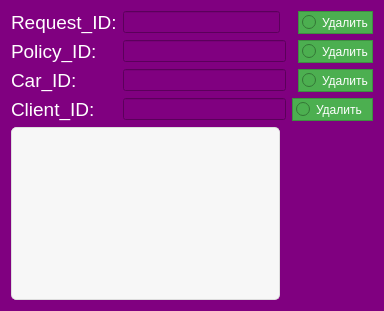
<?xml version="1.0" encoding="UTF-8"?>
<ui version="4.0">
 <class>Dialog</class>
 <widget class="QDialog" name="Dialog">
  <property name="geometry">
   <rect>
    <x>0</x>
    <y>0</y>
    <width>384</width>
    <height>311</height>
   </rect>
  </property>
  <property name="windowTitle">
   <string>Dialog</string>
  </property>
  <property name="styleSheet">
   <string notr="true">background-color:purple;</string>
  </property>
  <layout class="QGridLayout" name="gridLayout">
   <item row="0" column="0">
    <widget class="QLabel" name="label_7">
     <property name="text">
      <string>&lt;html&gt;&lt;head/&gt;&lt;body&gt;&lt;p&gt;&lt;span style=&quot; font-size:14pt; color:#ffffff;&quot;&gt;Request_ID:&lt;/span&gt;&lt;/p&gt;&lt;/body&gt;&lt;/html&gt;</string>
     </property>
    </widget>
   </item>
   <item row="0" column="4">
    <widget class="QRadioButton" name="radioButton_2">
     <property name="styleSheet">
      <string notr="true">font: 12pt &quot;MS Shell Dlg 2&quot;;
 background-color: #4CAF50;
  color: #FFFFFF;
  border: 1px solid #3E8E41;
  text-align: center; /* Alignement horizontal */
  padding: 3px; /* Espacement interne */</string>
     </property>
     <property name="text">
      <string>Удалить</string>
     </property>
    </widget>
   </item>
   <item row="1" column="0">
    <widget class="QLabel" name="label_8">
     <property name="text">
      <string>&lt;html&gt;&lt;head/&gt;&lt;body&gt;&lt;p&gt;&lt;span style=&quot; font-size:14pt; color:#ffffff;&quot;&gt;Policy_ID:&lt;/span&gt;&lt;/p&gt;&lt;/body&gt;&lt;/html&gt;</string>
     </property>
    </widget>
   </item>
   <item row="1" column="4">
    <widget class="QRadioButton" name="radioButton_3">
     <property name="styleSheet">
      <string notr="true">font: 12pt &quot;MS Shell Dlg 2&quot;;
 background-color: #4CAF50;
  color: #FFFFFF;
  border: 1px solid #3E8E41;
  text-align: center; /* Alignement horizontal */
  padding: 3px; /* Espacement interne */</string>
     </property>
     <property name="text">
      <string>Удалить</string>
     </property>
    </widget>
   </item>
   <item row="2" column="0">
    <widget class="QLabel" name="label_9">
     <property name="text">
      <string>&lt;html&gt;&lt;head/&gt;&lt;body&gt;&lt;p&gt;&lt;span style=&quot; font-size:14pt; color:#ffffff;&quot;&gt;Car_ID:&lt;/span&gt;&lt;/p&gt;&lt;/body&gt;&lt;/html&gt;</string>
     </property>
    </widget>
   </item>
   <item row="2" column="4">
    <widget class="QRadioButton" name="radioButton_4">
     <property name="styleSheet">
      <string notr="true">font: 12pt &quot;MS Shell Dlg 2&quot;;
 background-color: #4CAF50;
  color: #FFFFFF;
  border: 1px solid #3E8E41;
  text-align: center; /* Alignement horizontal */
  padding: 3px; /* Espacement interne */</string>
     </property>
     <property name="text">
      <string>Удалить</string>
     </property>
    </widget>
   </item>
   <item row="3" column="0">
    <widget class="QLabel" name="label_10">
     <property name="text">
      <string>&lt;html&gt;&lt;head/&gt;&lt;body&gt;&lt;p&gt;&lt;span style=&quot; font-size:14pt; color:#ffffff;&quot;&gt;Client_ID:&lt;/span&gt;&lt;/p&gt;&lt;/body&gt;&lt;/html&gt;</string>
     </property>
    </widget>
   </item>
   <item row="3" column="1" colspan="2">
    <widget class="QLineEdit" name="lineEdit_4">
     <property name="styleSheet">
      <string notr="true">font: 14pt &quot;MS Shell Dlg 2&quot;;</string>
     </property>
    </widget>
   </item>
   <item row="3" column="3" colspan="2">
    <widget class="QRadioButton" name="radioButton_5">
     <property name="styleSheet">
      <string notr="true">font: 12pt &quot;MS Shell Dlg 2&quot;;
 background-color: #4CAF50;
  color: #FFFFFF;
  border: 1px solid #3E8E41;
  text-align: center; /* Alignement horizontal */
  padding: 3px; /* Espacement interne */</string>
     </property>
     <property name="text">
      <string>Удалить</string>
     </property>
    </widget>
   </item>
   <item row="4" column="0" colspan="2">
    <widget class="QListWidget" name="listWidget">
     <property name="minimumSize">
      <size>
       <width>0</width>
       <height>41</height>
      </size>
     </property>
     <property name="styleSheet">
      <string notr="true">font: 16pt &quot;MS Shell Dlg 2&quot;;
background-color: #f7f7f7; /* Couleur de fond */
border: 1px solid #ddd; /* Bordure */
 border-radius: 5px; /* Coins arrondis */
 padding: 10px; /* Espace intérieur */
 
 </string>
     </property>
    </widget>
   </item>
   <item row="2" column="1" colspan="2">
    <widget class="QLineEdit" name="lineEdit_3">
     <property name="styleSheet">
      <string notr="true">font: 14pt &quot;MS Shell Dlg 2&quot;;</string>
     </property>
    </widget>
   </item>
   <item row="1" column="1" colspan="2">
    <widget class="QLineEdit" name="lineEdit_2">
     <property name="styleSheet">
      <string notr="true">font: 14pt &quot;MS Shell Dlg 2&quot;;</string>
     </property>
    </widget>
   </item>
   <item row="0" column="1">
    <widget class="QLineEdit" name="lineEdit">
     <property name="styleSheet">
      <string notr="true">font: 14pt &quot;MS Shell Dlg 2&quot;;</string>
     </property>
    </widget>
   </item>
  </layout>
 </widget>
 <resources/>
 <connections/>
</ui>
